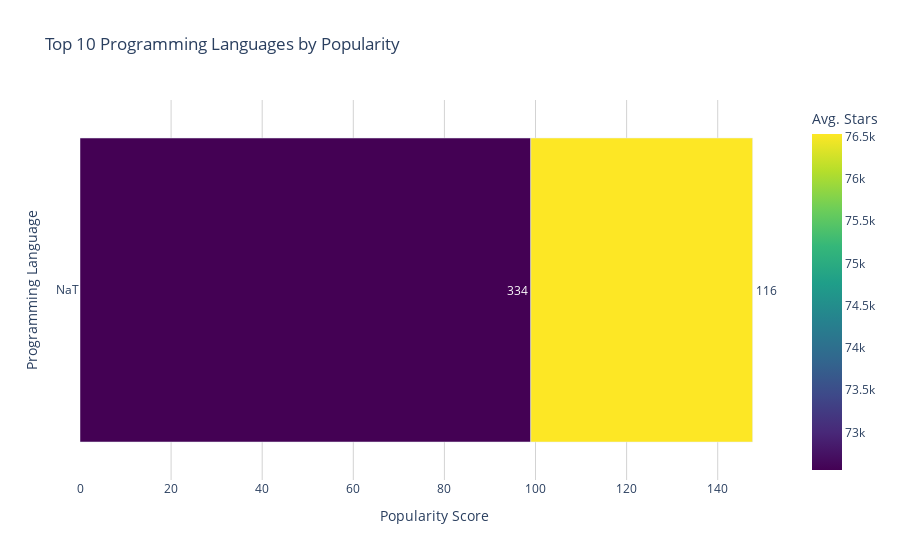

This figure's notebook cell:
### Markdown cell above
## Example 2: Language Analysis and Visualization

### Code cell
# Remove rows with missing or invalid language values
languages = analysis_results.get('languages', [])
df_languages = pd.DataFrame(languages)

# Display top languages
print("Programming Languages Analysis:")
display(df_languages.head(10)[['language', 'count_stars', 'sum_stars', 'mean_stars', 'popularity_score']])

# Use the visualizer's function for plotting
from github_repository_analyzer.visualizer import VisualizationEngine

visualizer = VisualizationEngine(repositories_data=analyzer.repositories_data)
fig = visualizer.create_language_popularity_chart(df_languages, top_n=10)
fig.show()

### Figure 1 — Plotly figure (JSON) as saved in the notebook; plotly's stock layout.template omitted (floating-point values rounded to 4 significant figures)
{"data": [{"hovertemplate": "Popularity Score=%{x}<br>Programming Language=%{y}<br>Repo Count=%{text}<br>Avg. Stars=%{marker.color}<extra></extra>", "legendgroup": "", "marker": {"color": [72550.0, 76530.0], "coloraxis": "coloraxis", "pattern": {"shape": ""}}, "name": "", "orientation": "h", "showlegend": false, "text": [334.0, 116.0], "textposition": "outside", "x": [98.96, 48.7], "xaxis": "x", "y": ["NaT", "NaT"], "yaxis": "y", "type": "bar"}], "layout": {"xaxis": {"anchor": "y", "domain": [0.0, 1.0], "title": {"text": "Popularity Score"}, "showgrid": true, "gridcolor": "lightgrey"}, "yaxis": {"anchor": "x", "domain": [0.0, 1.0], "title": {"text": "Programming Language"}, "categoryorder": "total ascending"}, "coloraxis": {"colorbar": {"title": {"text": "Avg. Stars"}}, "colorscale": [[0.0, "#440154"], [0.1111, "#482878"], [0.2222, "#3e4989"], [0.3333, "#31688e"], [0.4444, "#26828e"], [0.5556, "#1f9e89"], [0.6667, "#35b779"], [0.7778, "#6ece58"], [0.8889, "#b5de2b"], [1.0, "#fde725"]]}, "legend": {"tracegroupgap": 0}, "title": {"text": "Top 10 Programming Languages by Popularity"}, "barmode": "relative", "plot_bgcolor": "white"}}
